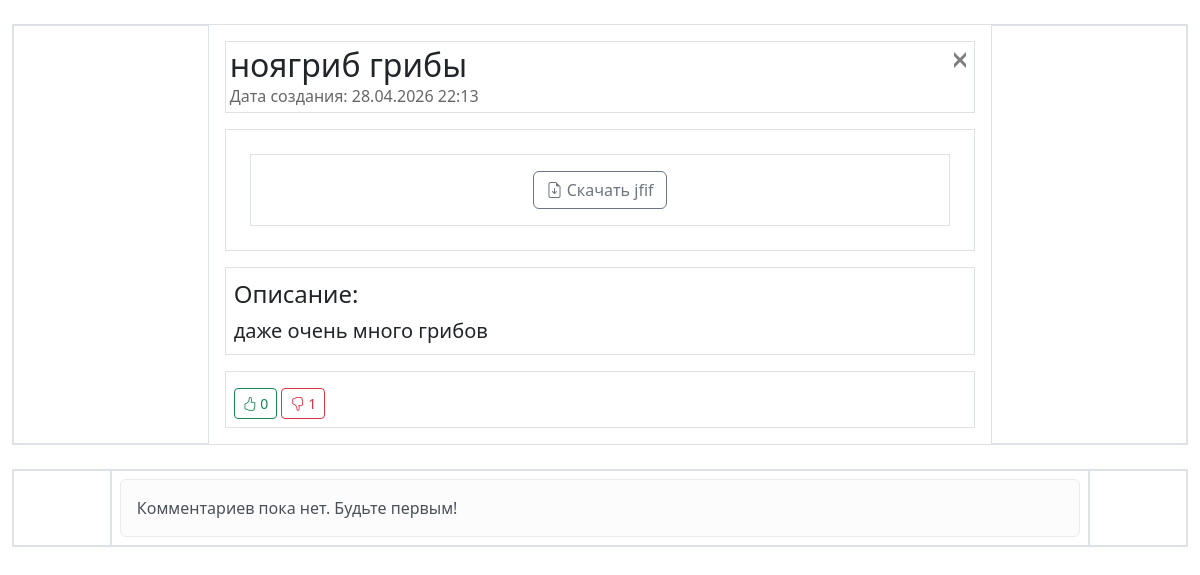
Screenshot of /comments/2 with the database file from the repository.
### data/users.py (models this page shows, shortened)
class User(SqlAlchemyBase, UserMixin):
    __tablename__ = 'users'
    id = sqlalchemy.Column(sqlalchemy.Integer, primary_key=True, autoincrement=True)
    name = sqlalchemy.Column(sqlalchemy.String, nullable=True)
    about = sqlalchemy.Column(sqlalchemy.String, nullable=True)
    email = sqlalchemy.Column(sqlalchemy.String, index=True, unique=True, nullable=True)
    hashed_password = sqlalchemy.Column(sqlalchemy.String, nullable=True)
    created_date = sqlalchemy.Column(sqlalchemy.DateTime, default=datetime.datetime.now)
    file = sqlalchemy.Column(sqlalchemy.String, nullable=True)
    news = orm.relationship("News", back_populates='user')

### data/news.py (models this page shows)
class News(SqlAlchemyBase):
    __tablename__ = 'news'
    id = sqlalchemy.Column(sqlalchemy.Integer, primary_key=True, autoincrement=True)
    title = sqlalchemy.Column(sqlalchemy.String, nullable=True)
    content = sqlalchemy.Column(sqlalchemy.String, nullable=True)
    created_date = sqlalchemy.Column(sqlalchemy.DateTime, default=datetime.datetime.now)
    is_private = sqlalchemy.Column(sqlalchemy.Boolean, default=True)
    file = sqlalchemy.Column(sqlalchemy.String, nullable=True)
    user_id = sqlalchemy.Column(sqlalchemy.Integer, sqlalchemy.ForeignKey("users.id"))
    user = orm.relationship('User')
    categories = orm.relationship("Category", secondary="association", backref="news")
    likes = orm.relationship('User', secondary=news_likes, backref='liked_news')
    dislikes = orm.relationship('User', secondary=news_dislikes, backref='disliked_news')
    favorites = orm.relationship('User', secondary=news_favorites, backref='favorited_news')
    starred = orm.relationship("User",
                               secondary=news_starred,
                               backref=orm.backref("starred_news", lazy='subquery'))

### main.py (the view)
@app.route('/comments/<int:id>')
def show_comments(id):
    db_sess = db_session.create_session()
    news = db_sess.query(News).filter(News.id == id).first()
    comments = db_sess.query(Comment).filter(Comment.news_id == id).all()
    return render_template('comments.html', title='Комментарии', news=news, comments=comments)

### data/db_session.py (called while the page is built)
def create_session() -> Session:
    global __factory
    return __factory()

### templates/comments.html (shortened to what this page needs)
<!doctype html>
<html lang="ru">
<head>
    <link href="https://cdn.jsdelivr.net/npm/bootstrap@5.3.2/dist/css/bootstrap.min.css" rel="stylesheet">
    <link rel="stylesheet" href="https://cdn.jsdelivr.net/npm/bootstrap-icons@1.11.3/font/bootstrap-icons.min.css">
</head>
<body>
<div class="container-fluid mt-4 pb-4">
    <section class="row mb-4 border g-0">
        <div class="col-lg-2 d-none d-lg-flex border align-items-center justify-content-center"></div>
        <div class="col-12 col-lg-8 d-flex flex-column gap-3 p-3">
            <div class="row align-items-center border border-bottom  g-0">
                <div class="col-11 col-lg-11 p-1">
                    <h2 class="m-0">{{ news.user.name }}  {{ news.title }} </h2>
                    <p class="m-0" style="font-size: 1rem; color: #666;">
                        Дата создания: {{ news.created_date.strftime('%d.%m.%Y %H:%M') if news.created_date.strftime else news.created_date }}
                    </p>
                </div>
                <div class="col-1 col-lg-1 align-self-start text-end">
                    <a href="/" class="btn-close fs-4 me-2"></a>
                </div>
            </div>
            {% if news.file %}
                <div class="border p-4 text-center">
                    {% set ful_file = url_for('static', filename='uploads/' + news.file) %}
                    {% if news.file.endswith(('.jpg', '.jpeg', '.png', '.gif', '.webp', '.svg')) %}
                        <img src="{{ ful_file }}" style="max-width: 100%; max-height: 80vh; object-fit: contain;">
                    {% elif news.file.endswith(('.mp4', '.webm', '.ogg', '.mov')) %}
                        <video src="{{ ful_file }}" controls style="max-width: 100%; max-height: 80vh;"></video>
                    {% elif news.file.endswith(('.mp3', '.wav', '.ogg', '.m4a')) %}
                        <audio src="{{ ful_file }}" controls style="width: 100%;" class="mt-2"></audio>
                    {% else %}
                        <div class="p-3 border">
                            <a href="{{ ful_file }}" class="btn btn-outline-secondary" download>
                               <i class="bi bi-file-earmark-arrow-down"></i> Скачать {{ news.file }}
                            </a>
                        </div>
                    {% endif %}
                </div>
            {% endif %}
            {% if news.content %}
            <div class="border p-2">
                <p class="fs-4 fw-medium mb-1">Описание:</p>
                <div class="fs-5 text-break" style="white-space: pre-wrap;">{{ news.content }}</div>
            </div>
            {% endif %}
            <div class="border p-2">
                <div class="mt-2">
                    {% if current_user.is_authenticated %}
                        <a href="/like/{{ news.id }}" class="btn btn-sm {{ 'btn-success' if current_user in news.likes else 'btn-outline-success' }}">
                            <i class="bi bi-hand-thumbs-up"></i> {{ news.likes|length }}
                        </a>
                        <a href="/dislike/{{ news.id }}" class="btn btn-sm {{ 'btn-danger' if current_user in news.dislikes else 'btn-outline-danger' }}">
                            <i class="bi bi-hand-thumbs-down"></i> {{ news.dislikes|length }}
                        </a>
                        <a href="/favorite/{{ news.id }}" class="btn btn-sm {{ 'btn-warning' if current_user in news.favorites else 'btn-outline-warning' }}">
                            <i class="bi bi-star"></i>
                        </a>
                    {% else %}
                        <a href="#" class="btn btn-sm {{ 'btn-success' if current_user in news.likes else 'btn-outline-success' }}">
                            <i class="bi bi-hand-thumbs-up"></i> {{ news.likes|length }}
                        </a>
                        <a href="#" class="btn btn-sm {{ 'btn-danger' if current_user in news.dislikes else 'btn-outline-danger' }}">
                            <i class="bi bi-hand-thumbs-down"></i> {{ news.dislikes|length }}
                        </a>
                    {% endif %}
                </div>
            </div>
        </div>
        <div class="col-lg-2 d-none d-lg-flex border align-items-center justify-content-center"></div>
    </section>
    <section class="row g-0 border">
        <div class="col-lg-1 d-none d-lg-flex border align-items-center justify-content-center"></div>
        <div class="col-12 col-lg-10 border">
            {% for comment in comments %}
                <div class="card m-2">
                    <div class="card-body">
                        <p>{{ comment.content }}</p>
                        <footer class="blockquote-footer">
                            {{ comment.user.name }} | {{ comment.created_date.strftime('%d.%m.%Y %H:%M') }}
                        </footer>
                        {% if current_user.is_authenticated and current_user.id == comment.user_id %}
                        <div class="mt-2">
                            <a href="/delete_comment/{{ comment.id }}"
                               class="btn btn-sm btn-outline-danger">
                                <i class="bi bi-trash"></i> Удалить
                            </a>
                        </div>
                        {% endif %}
                    </div>
                </div>
            {% else %}
                <div class="alert alert-light m-2">Комментариев пока нет. Будьте первым!</div>
            {% endfor %}
        </div>
        <div class="col-lg-1 d-none d-lg-flex border align-items-center justify-content-center"></div>
    </section>
</div>
</body>
</html>

### rows the page displays
User: user.name "ноягриб"
News: title "грибы", created_date "28.04.2026 22:13", file "jfif", content "даже очень много грибов"

### other values shown
{{ news.likes|length }} "0"
{{ news.dislikes|length }} "1"
